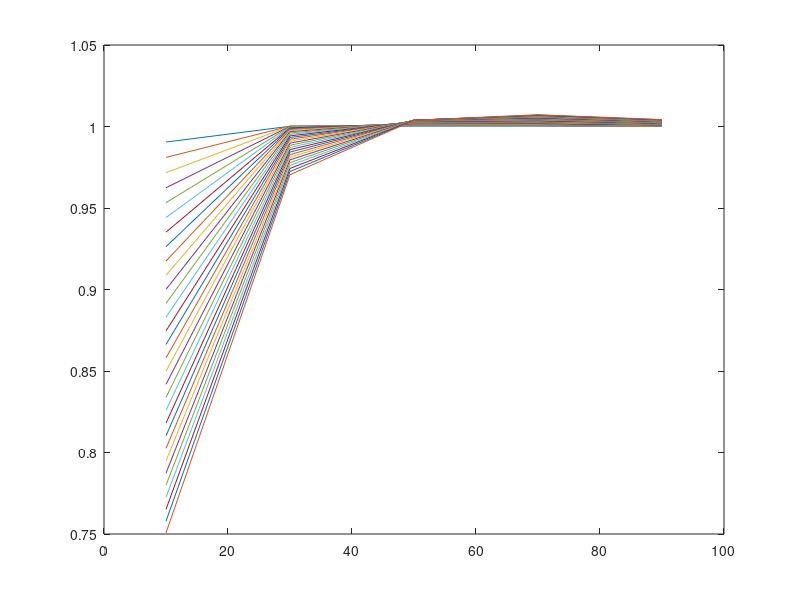

The MATLAB source for this figure:
%Lec12_Explicit
%lecture example backward difference in space, forward in time.
clear
clc

k = 2;
b = 4;
L = 100;
num_cells = 5;
del_t = 0.05;
num_time_steps = 30;

del_x = L/num_cells; 

sub = (-b/del_x + 1/del_x^2)*del_t;
dia = 1 + (b/del_x - 2/del_x^2)*del_t;
sup = -1/del_x^2 * del_t;

col_data = [sub dia sup];

for i=2:num_cells-1
    for j = 1: 3
        A(i,i-2+j) = col_data(j);
    end
    del_t = del_t+del_t*0.1; %Increase delta t by 10%
end

A(1,1:2) = [dia sup];
A(num_cells, num_cells-1:num_cells) = [sub dia];

%*************** Set Boundary Conditions *************%
W = zeros(num_cells,1);
u = ones(num_cells,1);


x_plot = [del_x/2:del_x:L-del_x/2];

for i=1:num_time_steps
   
    u_new =A\(u+W);
    
    plot(x_plot, u_new);
    figure (1)
    hold on
    u=u_new;
end
hold off









